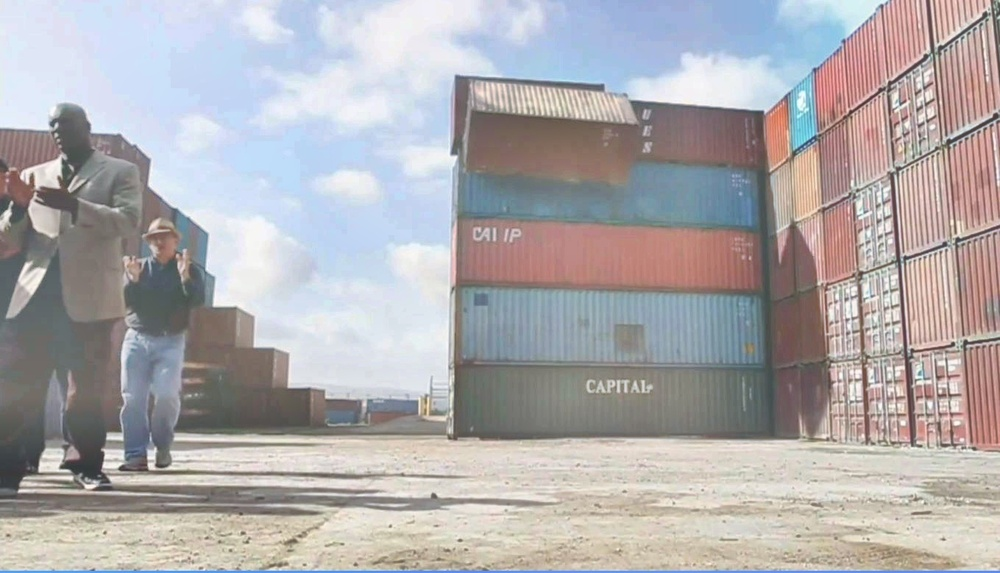
#> input picture cla/rs/2.jpg, 1000 x 573 px, shrunk from 1359 x 779 before the run, found by its file name
$ python showgray.py
#> lines starting #> are read from the running program, lines starting #| are printed output that depends on the picture
import cv2
import numpy as np
import matplotlib.pyplot as plt

def plot(grayHist):
    plt.plot(range(256), grayHist, 'r', linewidth=1.5, c='red')
    y_maxValue = np.max(grayHist)
    plt.axis([0, 255, 0, y_maxValue]) # x和y的范围
    plt.xlabel("gray Level")
    plt.ylabel("Number Of Pixels")
    plt.show()

if __name__ == "__main__":
    # 读取图像并转换为灰度图
    img = cv2.imread(r'C:\Users\Administrator\Desktop\test\cla\rs\2.jpg', 0)
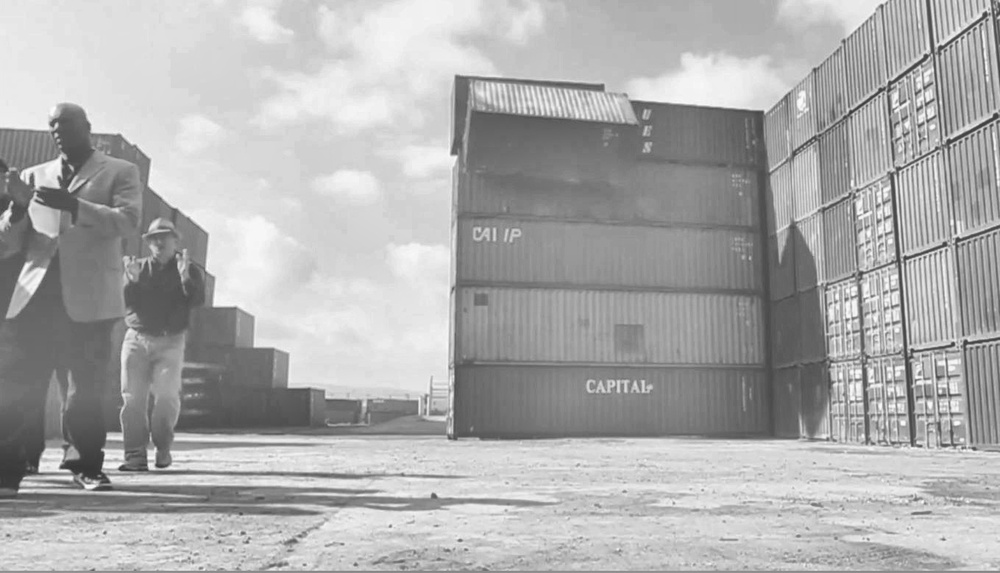
#> img: shape (573, 1000); min 50, max 255, mean 172.6
    # 图像的灰度级范围是0~255
    grayHist = cv2.calcHist([img], [0], None, [256], [0, 256])
#> grayHist = 256 values, max 8881 at index 223, min 0 at index 0, mean 2238.3

    # 绘制直方图
    plot(grayHist)
#> in plot, `y_maxValue = np.max(grayHist)`: y_maxValue = 8881
#> in plot, `plt.show()`:
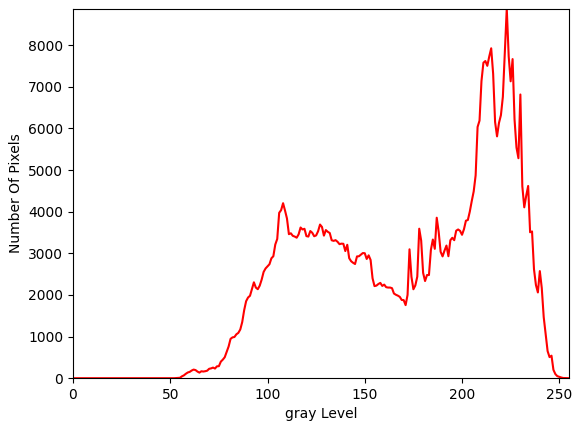
#> figure drawn by matplotlib, 1 panel; curve peaks at x = 223, y = 8881
